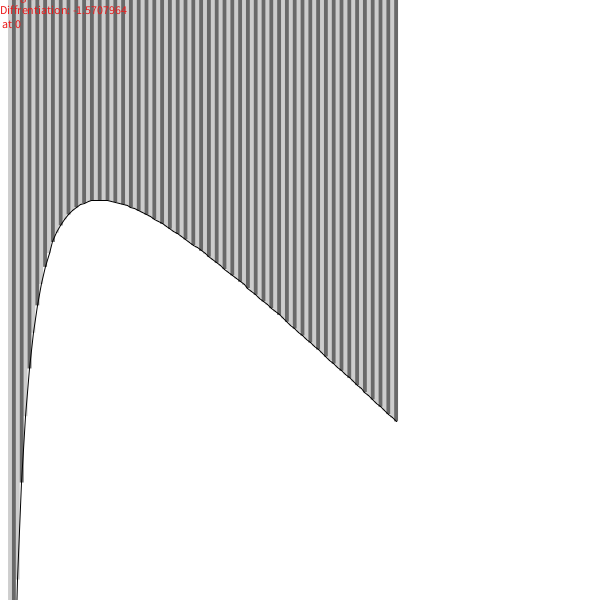
Frame 1 (no input)
Frame 60 (the mouse pressed at the canvas centre just before this capture): identical to frame 1, image omitted
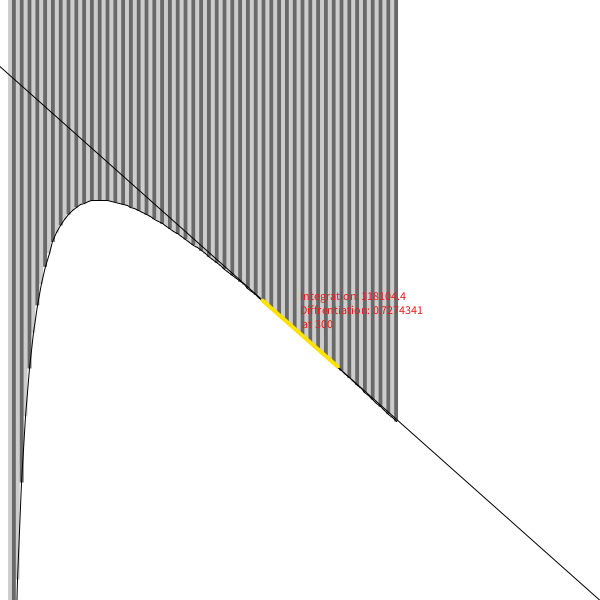
Frame 120 (the mouse held since frame 60 and released just before this capture)

The Processing sketch that drew these frames (run headless with seeded random() and noise(); from frame 60 on, the mouse is pressed at the canvas centre):

// Processing sketch: Integration
// ── Integration.pde
float N, M, a, b;
void setup() {
  size(600, 600);
  a = 10;
  b = 400;
  N=100;
  noCursor();
}

void draw() {
  background(-1);  
  float dx = (b-a)/N;   
  /*------ control number of steps -----*/
  if (keyCode==UP && keyPressed==true)N++;
  if (keyCode==DOWN && keyPressed==true)N--;
  /*------ get function integration & differentiation -----*/
  float inte = integration(a, b, N); // call integration on function
  float diff = diffrentiation(mouseX, dx); // call diffrentiation on function
  /*------ draw f(x) -----*/
  strokeWeight(1);
  stroke(0);
  noFill();
  beginShape();
  for (int i=0; i<N; i++) {
    point(i*dx+a, f(i*dx+a) );
    vertex(i*dx+a, f(i*dx+a) );
  }
  endShape();
  drawTangent(mouseX, f(mouseX), diffrentiation(mouseX, dx)); // draw tangent curve
  fill(#EA1A1A);
  text("Integration: "+inte + "\nDiffrentiation: " +diff+ "\n at "  + mouseX, mouseX, mouseY);
}

float f(float x) {
  return   x+10000/x; // put your equation here
}

float integration(float lowerlimit, float upperlimit, float steps) {
  float y=0;
  float dx = (upperlimit-lowerlimit)/steps;
  noStroke();
  fill(0, 50);
  for (int i=0; i<steps; i++) {
    y = y+f(i*dx+lowerlimit)*dx;
    if (i%2==0)fill(0, 50);
    else fill(0, 150);
    rect(i*dx+a-dx/2, 0, dx, f(i*dx+lowerlimit));
  }
  return y;
}

float diffrentiation(float x, float h) {
  float theta = atan2((f(x+h)-f(x)), h);
  return theta;
}

void drawTangent(float x, float y, float t) {
  pushMatrix();
  translate(x, y);
  rotate(t);
  strokeWeight(1);
  stroke(0);
  line(-1050, 0, 1050, 0);
  strokeWeight(4);
  stroke(#FFE200);
  line(-50, 0, 50, 0);
  popMatrix();
}
